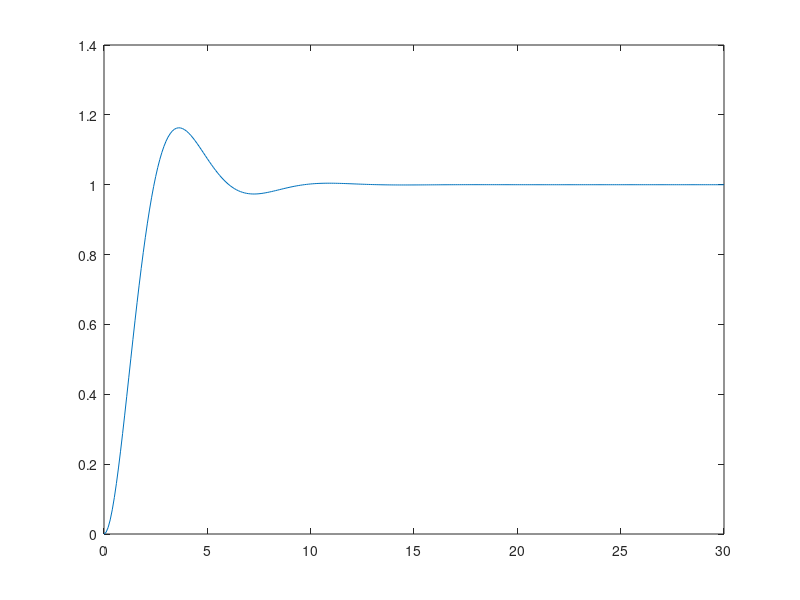

This chart was generated by the following MATLAB code:
% step respce plot of a mechanical system with
% transfer fucntion of 1/(Ms^2 + Bs + k )
%  M mass of the object
%  B dumping factor
%  K spring constat

clear;
clf;

try
    pkg load control %% to get function tf() and step()
catch
    disp("unale to load packge control")
end


K=1; M=1; B=1; %% spring constatant , mass and friction constant
t = 0:0.1:30;  %% time to plot and analysed

num = [1];  %% numinotar for the transfer funtion
den = [K M B]; %% denomunator

G = tf(num,den); %% the transfer function
y1 = step(G,t); %% we get step response of the transfer funtion

plot(t,y1);  %% we finnaly plot it
